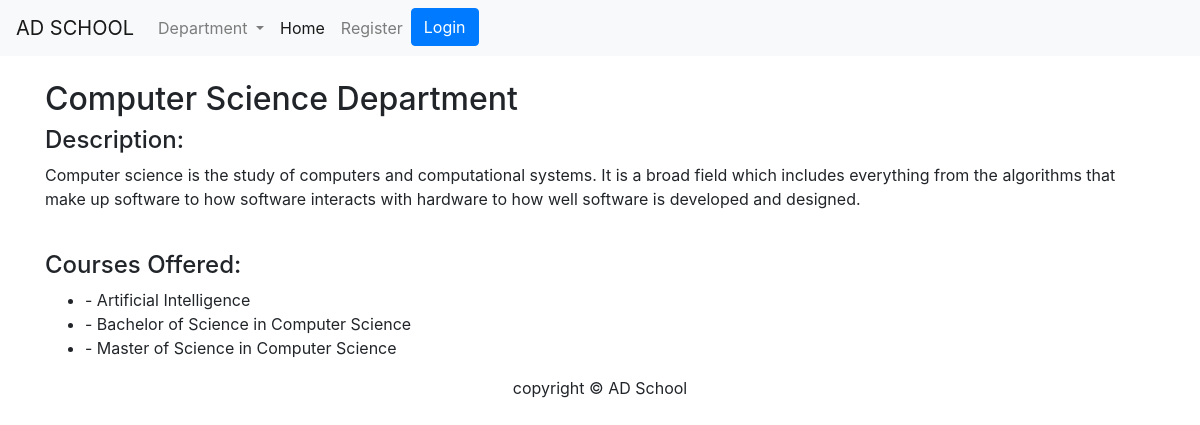
Screenshot of /department/computer-science/ with the database file from the repository.
### schoolapp/models.py (models this page shows, shortened)
class Department(models.Model):
    name = models.CharField(max_length=250, unique=True)
    slug = models.SlugField(max_length=250, unique=True)
    description = models.TextField(blank=True)
    class Meta:
        ordering = ('name',)
        verbose_name = 'dept'
        verbose_name_plural = 'department'

class Course(models.Model):
    name = models.CharField(max_length=250, unique=True)
    slug = models.SlugField(max_length=250, unique=True)
    description = models.TextField(blank=True)
    department = models.ForeignKey(Department, on_delete=models.CASCADE)
    class Meta:
        ordering = ('name',)
        verbose_name = 'course'
        verbose_name_plural = 'courses'

### schoolapp/views.py (the view)
# urls.py: path('department/<slug:d_slug>/', views.department_detail, name='department_detail'),
def department_detail(request, d_slug):
    department = get_object_or_404(Department, slug=d_slug)
    courses = Course.objects.filter(department=department)
    return render(request, 'department_detail.html', {'department': department, 'courses': courses})

### schoolapp/context_processors.py (called while the page is built)
def menu_links(request):
    links = Department.objects.all()
    return dict(links=links)

### templates/department_detail.html
{% extends 'base.html' %}
{% block content %}
<div class="container">
<br>
<h2>{{ department.name }} Department</h2>
    <div>
        <h4>Description:</h4>
        <p>{{ department.description }}</p>
    </div>
<br>
    <div>
        <h4>Courses Offered:</h4>
        <ul>
            {% for course in courses %}
            <li>{{ course.title }} - {{ course.description }}</li>
            {% endfor %}
        </ul>
    </div>
    </div>
{% endblock %}

### rows the page displays
Department: name "Computer Science", description "Computer science is the study of computers and computational systems. It is a broad field which includes everything from the algorithms that make up software to how software interacts with hardware to how well software is developed and designed."
Course: description "Artificial Intelligence"
Course: description "Bachelor of Science in Computer Science"
Course: description "Master of Science in Computer Science"
